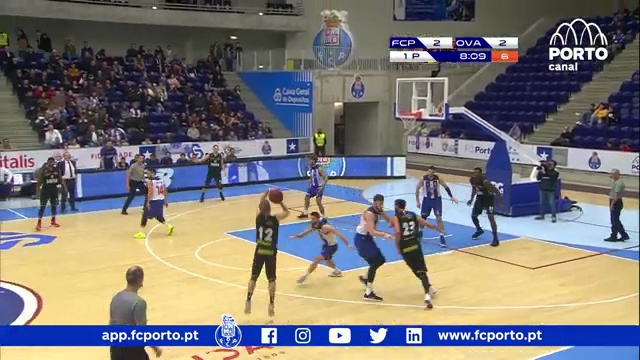
#> input picture data/events/frame_000069_00m02s_TURNOVER.jpg, 640 x 360 px
$ python -i gameplay_filter.py   (imports and definitions only)
#> lines starting #> are read from the running program, lines starting #| are printed output that depends on the picture; after the words box and inside, x2 and y2 are one past the last pixel; in counts of white or black regions, pixels touching at a corner belong together
#> further down, picture is the input picture: shape (360, 640, 3); mean B, G, R 120.3, 122.2, 125.7
from collections import deque

import cv2
import numpy as np


class GameplayFilter:
    """Cheap broadcast prefilter with a high-recall canonical runtime policy.

    The image-only heuristics remain useful as evidence, but they are not reliable enough
    to veto detector/tracker inference across courts, lighting conditions, camera cuts,
    zooms, and painted areas. By default the filter therefore fails open for every valid
    frame and exposes its historical gameplay decision as ``likely_gameplay`` diagnostics.

    ``hard_reject=True`` retains the historical gating behaviour for explicit experiments.
    """

    def __init__(
        self,
        min_court_ratio=0.15,
        min_motion_ratio=0.003,
        max_grace_frames=15,
        processing_scale=0.25,
        hard_reject=False,
    ):
        self.min_court_ratio = min_court_ratio
        self.min_motion_ratio = min_motion_ratio
        self.max_grace_frames = max_grace_frames
        self.processing_scale = processing_scale
        self.hard_reject = bool(hard_reject)
        self.grace_counter = 0

        self.prev_gray_small = None
        self.prev_hist = None
        self.gameplay_votes = deque(maxlen=8)
        self.last_diagnostics = {}

    def is_gameplay(self, frame) -> bool:
        if frame is None:
            self.last_diagnostics = {
                "result": False,
                "should_infer": False,
                "likely_gameplay": False,
                "prefilter_mode": "high_recall_fail_open",
                "reason": "empty_frame",
            }
            return False

        if self.processing_scale != 1.0:
            small = cv2.resize(
                frame,
                (0, 0),
                fx=self.processing_scale,
                fy=self.processing_scale,
                interpolation=cv2.INTER_AREA,
            )
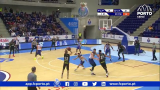
#> small: shape (90, 160, 3); mean B, G, R 120.3, 122.2, 125.7
        else:
            small = frame

        h, w = small.shape[:2]
#> h = 90; w = 160
        roi = small[int(h * 0.2):int(h * 0.8), int(w * 0.15):int(w * 0.85)]
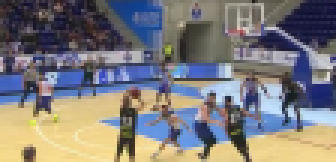
#> roi: shape (54, 112, 3) (shown 3 times larger); mean B, G, R 123.8, 122.9, 125.4

        gray = cv2.cvtColor(roi, cv2.COLOR_BGR2GRAY)
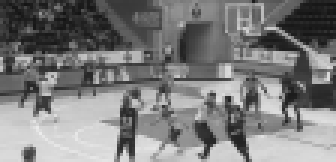
#> gray: shape (54, 112) (shown 3 times larger); min 19, max 236, mean 123.8
        hist = cv2.calcHist([gray], [0], None, [64], [0, 256])
#> hist = 64 values, max 309 at index 53, min 0 at index 0, mean 94.5
        cv2.normalize(hist, hist)

        similarity = 1.0
        if self.prev_hist is not None:
            similarity = cv2.compareHist(self.prev_hist, hist, cv2.HISTCMP_CORREL)

        scene_cut_score = max(0.0, min(1.0, (0.60 - similarity) / 0.60))
        scene_cut = scene_cut_score > 0.5
        self.prev_hist = hist
#> self.prev_hist = 64 values, max 0.342 at index 53, min 0 at index 0, mean 0.105

        hsv = cv2.cvtColor(roi, cv2.COLOR_BGR2HSV)
#> hsv: shape (54, 112, 3); mean H, S, V 76.1, 81.8, 148.9
        lower = np.array([5, 50, 80])
        upper = np.array([25, 250, 255])
        mask = cv2.inRange(hsv, lower, upper)
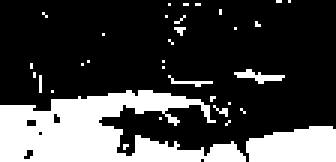
#> mask: shape (54, 112) (shown 3 times larger); 26% white; 33 white regions (30 under 20 px), largest, box (x1, y1, x2, y2) and area: (0, 30, 82, 54) 1151, (82, 42, 112, 54) 303, (78, 23, 95, 28) 37
        court_ratio = cv2.countNonZero(mask) / mask.size
#> court_ratio = 0.26
        court_score = min(1.0, court_ratio / max(self.min_court_ratio, 1e-6))
#> court_score = 1

        blur = cv2.GaussianBlur(gray, (7, 7), 0)
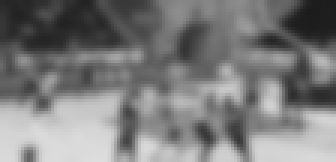
#> blur: shape (54, 112) (shown 3 times larger); min 28, max 222, mean 123.7
        motion_ratio = None
        motion_score = 1.0
        if self.prev_gray_small is not None:
            diff = cv2.absdiff(self.prev_gray_small, blur)
            _, th = cv2.threshold(diff, 25, 255, cv2.THRESH_BINARY)
            motion_ratio = cv2.countNonZero(th) / th.size
            motion_score = min(1.0, motion_ratio / max(self.min_motion_ratio, 1e-6))
        self.prev_gray_small = blur

        edges = cv2.Canny(blur, 50, 150)
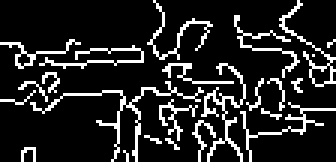
#> edges: shape (54, 112) (shown 3 times larger); 14.4% white in thin lines or dots
        edge_ratio = cv2.countNonZero(edges) / edges.size
#> edge_ratio = 0.144
        edge_score = max(0.0, 1.0 - edge_ratio / 0.12)
#> edge_score = 0

        confidence = 0.45 * court_score + 0.35 * motion_score + 0.20 * edge_score
#> confidence = 0.8
        confidence = min(confidence, 1.0)

        # Historical image-only vote. Keep it as evidence, but do not let it create
        # tracker/Identity gaps in the canonical runtime.
        court_vote_floor = max(0.01, self.min_court_ratio * 0.60)
        court_grace_floor = max(0.01, self.min_court_ratio * 0.40)
        has_court_evidence = court_ratio >= court_vote_floor
#> has_court_evidence = True
        vote = confidence > 0.70 and has_court_evidence and not scene_cut
#> vote = True

        if scene_cut:
            self.gameplay_votes.clear()
            self.grace_counter = 0

        self.gameplay_votes.append(vote)
        voted_gameplay = sum(self.gameplay_votes) >= 5

        used_grace = False
        if scene_cut:
            likely_gameplay = False
        elif voted_gameplay:
            self.grace_counter = self.max_grace_frames
            likely_gameplay = True
        elif self.grace_counter > 0 and court_ratio >= court_grace_floor:
            self.grace_counter -= 1
            used_grace = True
            likely_gameplay = True
        else:
            self.grace_counter = 0
            likely_gameplay = False

        if scene_cut:
            evidence_reason = "scene_cut_reset"
        elif voted_gameplay:
            evidence_reason = "temporal_vote"
        elif used_grace:
            evidence_reason = "court_supported_grace"
        elif not has_court_evidence:
            evidence_reason = "insufficient_court_evidence"
        else:
            evidence_reason = "insufficient_temporal_votes"

        # Canonical policy: valid frames continue to detector/tracker/Identity. Richer
        # post-detector CourtState evidence decides gameplay presence and analysis quality.
        should_infer = bool(likely_gameplay) if self.hard_reject else True

        self.last_diagnostics = {
            "scene_similarity": round(float(similarity), 4),
            "scene_cut_score": round(float(scene_cut_score), 4),
            "scene_cut": bool(scene_cut),
            "court_ratio": round(float(court_ratio), 5),
            "court_score": round(float(court_score), 4),
            "court_vote_floor": round(float(court_vote_floor), 5),
            "court_grace_floor": round(float(court_grace_floor), 5),
            "has_court_evidence": bool(has_court_evidence),
            "motion_ratio": round(float(motion_ratio), 5) if motion_ratio is not None else None,
            "motion_score": round(float(motion_score), 4),
            "edge_ratio": round(float(edge_ratio), 5),
            "edge_score": round(float(edge_score), 4),
            "confidence": round(float(confidence), 4),
            "vote": bool(vote),
            "votes_true": int(sum(self.gameplay_votes)),
            "votes_window": int(len(self.gameplay_votes)),
            "used_grace": bool(used_grace),
            "likely_gameplay": bool(likely_gameplay),
            "should_infer": bool(should_infer),
            "hard_reject_enabled": bool(self.hard_reject),
            "prefilter_mode": (
                "legacy_hard_reject" if self.hard_reject else "high_recall_fail_open"
            ),
            "evidence_reason": evidence_reason,
            "reason": (
                evidence_reason
                if self.hard_reject
                else (
                    "prefilter_likely_gameplay"
                    if likely_gameplay
                    else "prefilter_uncertain_fail_open"
                )
            ),
            "result": bool(should_infer),
        }
        return should_infer

>>> import cv2
>>> picture = cv2.imread('../data/events/frame_000069_00m02s_TURNOVER.jpg')
>>> result = GameplayFilter().is_gameplay(picture)
#> result = True

$ run again, on data/events/frame_000310_00m10s_TURNOVER.jpg
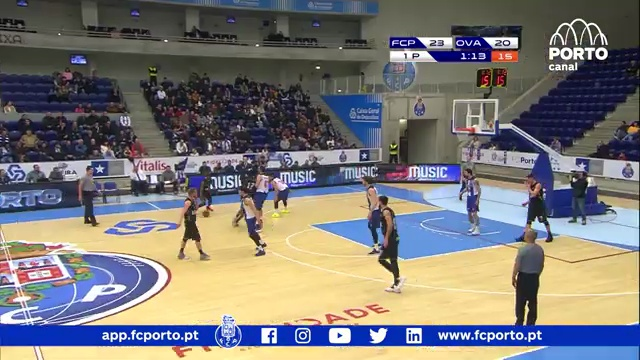
#> input picture data/events/frame_000310_00m10s_TURNOVER.jpg, 640 x 360 px
#> picture is the input picture: shape (360, 640, 3); mean B, G, R 119.6, 121.3, 123.8
#> hist = 64 values, max 271 at index 53, min 0 at index 0, mean 94.5
#> self.prev_hist = 64 values, max 0.302 at index 53, min 0 at index 0, mean 0.105
#> hsv: shape (54, 112, 3); mean H, S, V 72.5, 70.3, 147.6
#> in is_gameplay, `mask = cv2.inRange(hsv, lower, upper)`:
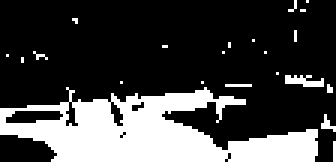
#> mask: shape (54, 112) (shown 3 times larger); 26% white; 22 white regions (20 under 20 px), largest, box (x1, y1, x2, y2) and area: (0, 29, 106, 54) 1468, (95, 25, 108, 29) 34
#> court_ratio = 0.26
#> court_score = 1
#> in is_gameplay, `edges = cv2.Canny(blur, 50, 150)`:
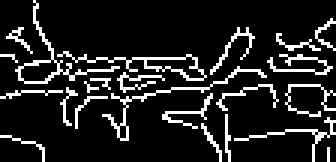
#> edges: shape (54, 112) (shown 3 times larger); 13% white in thin lines or dots
#> edge_ratio = 0.13
#> edge_score = 0
#> confidence = 0.8
#> has_court_evidence = True
